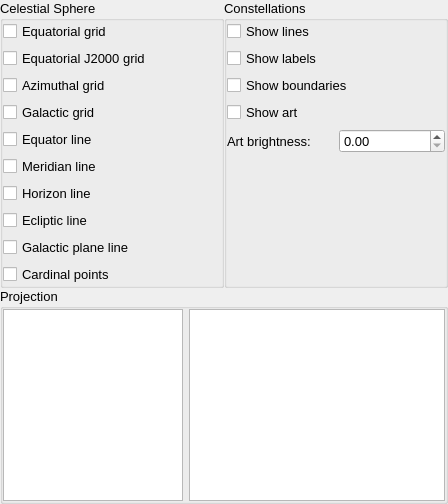
        <widget class="QWidget" name="page_2">
         <layout class="QGridLayout" name="gridLayout_2">
          <property name="margin">
           <number>0</number>
          </property>
          <property name="spacing">
           <number>0</number>
          </property>
          <item row="0" column="0">
           <widget class="QGroupBox" name="celestialSphereGroupBox">
            <property name="font">
             <font>
              <pointsize>10</pointsize>
              <weight>50</weight>
              <bold>false</bold>
             </font>
            </property>
            <property name="title">
             <string>Celestial Sphere</string>
            </property>
            <property name="checkable">
             <bool>false</bool>
            </property>
            <layout class="QVBoxLayout" name="verticalLayout_10">
             <property name="margin">
              <number>0</number>
             </property>
             <item>
              <widget class="QCheckBox" name="showEquatorialGridCheckBox">
               <property name="text">
                <string>Equatorial grid</string>
               </property>
              </widget>
             </item>
             <item>
              <widget class="QCheckBox" name="showEquatorialJ2000GridCheckBox">
               <property name="text">
                <string>Equatorial J2000 grid</string>
               </property>
              </widget>
             </item>
             <item>
              <widget class="QCheckBox" name="showAzimuthalGridCheckBox">
               <property name="text">
                <string>Azimuthal grid</string>
               </property>
              </widget>
             </item>
             <item>
              <widget class="QCheckBox" name="showGalacticGridCheckBox">
               <property name="text">
                <string>Galactic grid</string>
               </property>
              </widget>
             </item>
             <item>
              <widget class="QCheckBox" name="showEquatorLineCheckBox">
               <property name="text">
                <string>Equator line</string>
               </property>
              </widget>
             </item>
             <item>
              <widget class="QCheckBox" name="showMeridianLineCheckBox">
               <property name="text">
                <string>Meridian line</string>
               </property>
              </widget>
             </item>
             <item>
              <widget class="QCheckBox" name="showHorizonLineCheckBox">
               <property name="text">
                <string>Horizon line</string>
               </property>
              </widget>
             </item>
             <item>
              <widget class="QCheckBox" name="showEclipticLineCheckBox">
               <property name="text">
                <string>Ecliptic line</string>
               </property>
              </widget>
             </item>
             <item>
              <widget class="QCheckBox" name="showGalacticPlaneLineCheckBox">
               <property name="text">
                <string>Galactic plane line</string>
               </property>
              </widget>
             </item>
             <item>
              <widget class="QCheckBox" name="showCardinalPointsCheckBox">
               <property name="text">
                <string>Cardinal points</string>
               </property>
              </widget>
             </item>
            </layout>
           </widget>
          </item>
          <item row="0" column="1">
           <widget class="QGroupBox" name="constellationGroupBox">
            <property name="font">
             <font>
              <pointsize>10</pointsize>
              <weight>50</weight>
              <bold>false</bold>
             </font>
            </property>
            <property name="title">
             <string>Constellations</string>
            </property>
            <property name="checkable">
             <bool>false</bool>
            </property>
            <layout class="QVBoxLayout" name="verticalLayout_11">
             <property name="margin">
              <number>0</number>
             </property>
             <item>
              <widget class="QCheckBox" name="showConstellationLinesCheckBox">
               <property name="text">
                <string>Show lines</string>
               </property>
              </widget>
             </item>
             <item>
              <widget class="QCheckBox" name="showConstellationLabelsCheckBox">
               <property name="text">
                <string>Show labels</string>
               </property>
              </widget>
             </item>
             <item>
              <widget class="QCheckBox" name="showConstellationBoundariesCheckBox">
               <property name="text">
                <string>Show boundaries</string>
               </property>
              </widget>
             </item>
             <item>
              <widget class="QCheckBox" name="showConstellationArtCheckBox">
               <property name="text">
                <string>Show art</string>
               </property>
              </widget>
             </item>
             <item>
              <layout class="QHBoxLayout">
               <item>
                <widget class="QLabel" name="label_6">
                 <property name="text">
                  <string>Art brightness:</string>
                 </property>
                </widget>
               </item>
               <item>
                <widget class="QDoubleSpinBox" name="constellationArtBrightnessSpinBox">
                 <property name="maximum">
                  <double>1.000000000000000</double>
                 </property>
                 <property name="singleStep">
                  <double>0.050000000000000</double>
                 </property>
                </widget>
               </item>
              </layout>
             </item>
             <item>
              <spacer name="verticalSpacer_3">
               <property name="orientation">
                <enum>Qt::Vertical</enum>
               </property>
               <property name="sizeHint" stdset="0">
                <size>
                 <width>20</width>
                 <height>5</height>
                </size>
               </property>
              </spacer>
             </item>
            </layout>
           </widget>
          </item>
          <item row="1" column="0" colspan="2">
           <widget class="QGroupBox" name="setProjectionGroupBox">
            <property name="sizePolicy">
             <sizepolicy hsizetype="Preferred" vsizetype="Expanding">
              <horstretch>0</horstretch>
              <verstretch>0</verstretch>
             </sizepolicy>
            </property>
            <property name="minimumSize">
             <size>
              <width>0</width>
              <height>150</height>
             </size>
            </property>
            <property name="font">
             <font>
              <pointsize>10</pointsize>
              <weight>50</weight>
              <bold>false</bold>
             </font>
            </property>
            <property name="title">
             <string>Projection</string>
            </property>
            <property name="checkable">
             <bool>false</bool>
            </property>
            <layout class="QHBoxLayout" name="horizontalLayout_10">
             <property name="margin">
              <number>0</number>
             </property>
             <item>
              <widget class="QListWidget" name="projectionListWidget">
               <property name="sizePolicy">
                <sizepolicy hsizetype="Preferred" vsizetype="Expanding">
                 <horstretch>0</horstretch>
                 <verstretch>0</verstretch>
                </sizepolicy>
               </property>
               <property name="minimumSize">
                <size>
                 <width>120</width>
                 <height>0</height>
                </size>
               </property>
               <property name="maximumSize">
                <size>
                 <width>180</width>
                 <height>16777215</height>
                </size>
               </property>
               <property name="focusPolicy">
                <enum>Qt::NoFocus</enum>
               </property>
               <property name="verticalScrollBarPolicy">
                <enum>Qt::ScrollBarAsNeeded</enum>
               </property>
               <property name="horizontalScrollBarPolicy">
                <enum>Qt::ScrollBarAlwaysOff</enum>
               </property>
              </widget>
             </item>
             <item>
              <widget class="QTextBrowser" name="projectionTextBrowser">
               <property name="openExternalLinks">
                <bool>true</bool>
               </property>
              </widget>
             </item>
            </layout>
           </widget>
          </item>
         </layout>
        </widget>
